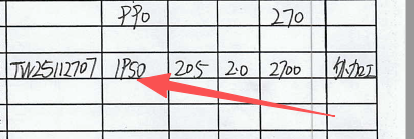
#> input picture 文档/提案/1.png, 414 x 139 px
$ python -i detector.py   (imports and definitions only)
#> lines starting #> are read from the running program, lines starting #| are printed output that depends on the picture; after the words box and inside, x2 and y2 are one past the last pixel; in counts of white or black regions, pixels touching at a corner belong together
#> further down, picture is the input picture: shape (139, 414, 3); mean B, G, R 218.8, 218.3, 219.2
"""单据检测：在可能包含多份单据的扫描页面中定位各个单据。

支持两种模式：
1. YOLO 微调模型（精确，需要训练数据）
2. 基于轮廓的启发式检测（回退方案，从合并扫描中分割多个文档矩形区域）
"""

from __future__ import annotations

from pathlib import Path
from typing import List

import cv2
import numpy as np
from loguru import logger

from app.schemas import BoundingBox

# 单据区域占页面面积的最小比例（低于此值视为噪声/空白）
_MIN_AREA_RATIO = 0.03
# 单据区域占页面面积的最大比例（高于此值说明是整页，不算独立区域）
_MAX_AREA_RATIO = 0.95
# 单据区域的最小宽高（像素），过小的矩形通常是表格线或文字块
_MIN_DIMENSION_PX = 200
# 非极大值抑制 IoU 阈值
_NMS_IOU_THRESHOLD = 0.3


class DocumentDetector:
    """在扫描页面图像中检测单份单据。

    优先使用 YOLO 微调模型；无模型时回退到基于轮廓的启发式检测，
    从合并扫描中分割多个文档矩形区域。
    """

    def __init__(self, model_path: str | Path | None = None, confidence: float = 0.5):
        self.confidence = confidence
        self.model = None

        if model_path and Path(model_path).exists():
            try:
                from ultralytics import YOLO
                self.model = YOLO(str(model_path))
                logger.info(f"已加载 YOLO 模型: {model_path}")
            except Exception as e:
                logger.warning(f"加载 YOLO 模型失败: {e}，将使用轮廓检测回退方案")
        else:
            logger.info("未找到 YOLO 模型，将使用基于轮廓的启发式检测")

    # ------------------------------------------------------------------
    # 公开 API
    # ------------------------------------------------------------------

    def detect(self, image: np.ndarray) -> List[BoundingBox]:
        """返回图像中每份检测到的单据的边界框。"""
        if self.model is not None:
            return self._detect_yolo(image)
        return self._detect_contour_fallback(image)

    @staticmethod
    def crop_documents(
            image: np.ndarray, boxes: List[BoundingBox], padding: int = 10
    ) -> List[np.ndarray]:
        """从图像中裁切检测到的区域。"""
        h, w = image.shape[:2]
        crops: List[np.ndarray] = []
        for box in boxes:
            x1 = max(0, int(box.x1) - padding)
            y1 = max(0, int(box.y1) - padding)
            x2 = min(w, int(box.x2) + padding)
            y2 = min(h, int(box.y2) + padding)
            crops.append(image[y1:y2, x1:x2])
        return crops

    # ------------------------------------------------------------------
    # YOLO 检测
    # ------------------------------------------------------------------

    def _detect_yolo(self, image: np.ndarray) -> List[BoundingBox]:
        results = self.model(image, conf=self.confidence, verbose=False)
        boxes: List[BoundingBox] = []
        for result in results:
            for box_data in result.boxes:
                xyxy = box_data.xyxy[0].cpu().numpy()
                conf = float(box_data.conf[0])
                boxes.append(BoundingBox(
                    x1=float(xyxy[0]), y1=float(xyxy[1]),
                    x2=float(xyxy[2]), y2=float(xyxy[3]),
                    confidence=conf,
                ))
        logger.info(f"YOLO 检测到 {len(boxes)} 个单据区域")
        return boxes

    # ------------------------------------------------------------------
    # 回退：基于轮廓的多单据检测
    # ------------------------------------------------------------------

    @staticmethod
    def _detect_contour_fallback(image: np.ndarray) -> List[BoundingBox]:
        """基于轮廓的启发式检测：从合并扫描中分割多个文档区域。

        处理流程：
        1. 灰度化 → 自适应阈值 → 形态学闭运算（连接近邻元素）
        2. 查找外轮廓 → 取最小外接矩形
        3. 过滤过小/过大的区域
        4. 非极大值抑制去除重叠框
        5. 如果只检测到 0 或 1 个区域，则返回整页（让 VLM 自行判断）

        适用场景：
        - SKEN 合并扫描（一页包含 2-4 张不同单据）
        - 拍照/扫描时多张纸在一个画面中

        已知局限：
        - 当单据之间无明显间隙时可能无法分割
        - YOLO 微调后可提供更精确的分割
        """
        img_h, img_w = image.shape[:2]
#> img_h = 139; img_w = 414
        page_area = float(img_h * img_w)
#> page_area = 57546

        # 1. 灰度化 + 自适应阈值
        gray = cv2.cvtColor(image, cv2.COLOR_BGR2GRAY)
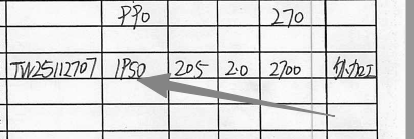
#> gray: shape (139, 414); min 0, max 255, mean 218.7
        binary = cv2.adaptiveThreshold(
            gray, 255, cv2.ADAPTIVE_THRESH_GAUSSIAN_C,
            cv2.THRESH_BINARY_INV, 51, 10,
        )
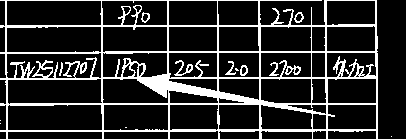
#> binary: shape (139, 414); 18.5% white; 14 white regions (5 under 20 px), largest, box (x1, y1, x2, y2) and area: (0, 0, 378, 139) 9171, (406, 0, 414, 139) 1112, (174, 60, 193, 76) 103

        # 2. 形态学闭运算：连接近邻的文字/表格线，形成文档区域块
        kernel_size = max(img_w // 30, 15)
#> kernel_size = 15
        kernel = cv2.getStructuringElement(
            cv2.MORPH_RECT, (kernel_size, kernel_size)
        )
        closed = cv2.morphologyEx(binary, cv2.MORPH_CLOSE, kernel, iterations=2)
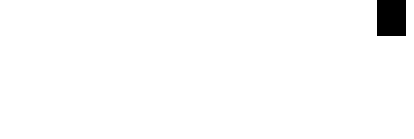
#> closed: shape (139, 414); 98.2% white; 1 black region, box (x1, y1, x2, y2) and area: (377, 0, 406, 36) 1044

        # 3. 再膨胀一次，合并相近的区域
        dilate_kernel = cv2.getStructuringElement(
            cv2.MORPH_RECT, (kernel_size // 2, kernel_size // 2)
        )
        dilated = cv2.dilate(closed, dilate_kernel, iterations=1)
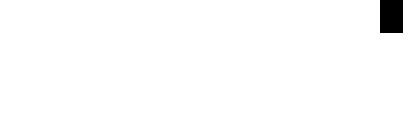
#> dilated: shape (139, 414); 98.7% white; 1 black region

        # 4. 查找外轮廓
        contours, _ = cv2.findContours(
            dilated, cv2.RETR_EXTERNAL, cv2.CHAIN_APPROX_SIMPLE
        )
#> contours = 1 contour; box (x1, y1, x2, y2) and area: (0, 0, 414, 139) 56203

        # 5. 提取候选边界框并过滤
        candidates: List[BoundingBox] = []
        for contour in contours:
            x, y, w, h = cv2.boundingRect(contour)
            area = float(w * h)
            area_ratio = area / page_area

            # 过滤过小的区域（噪声、单行文字等）
            if area_ratio < _MIN_AREA_RATIO:
                continue
            # 过滤过大的区域（接近整页，无意义）
            if area_ratio > _MAX_AREA_RATIO:
                continue
            # 过滤过窄/过矮的区域
            if w < _MIN_DIMENSION_PX or h < _MIN_DIMENSION_PX:
                continue

            candidates.append(BoundingBox(
                x1=float(x), y1=float(y),
                x2=float(x + w), y2=float(y + h),
                confidence=0.8,
            ))
#> this loop made 1 pass
#> (x, y, w, h, area, area_ratio) on pass 1: (0, 0, 414, 139, 57546, 1)
#> after the loop, candidates = []

        # 6. 按面积降序排列 + 非极大值抑制
        candidates.sort(key=lambda b: (b.x2 - b.x1) * (b.y2 - b.y1), reverse=True)
        boxes = _nms(candidates, _NMS_IOU_THRESHOLD)

        # 7. 按从上到下、从左到右排序（阅读顺序）
        boxes.sort(key=lambda b: (b.y1, b.x1))

        if len(boxes) >= 2:
            logger.info(f"轮廓检测: 在合并扫描中发现 {len(boxes)} 个文档区域")
            return boxes

        # 只检测到 0 或 1 个区域 → 返回整页，让 VLM 自行理解
        full_page = BoundingBox(
            x1=0, y1=0, x2=float(img_w), y2=float(img_h), confidence=1.0,
        )
        logger.info(
            f"轮廓检测: 发现 {len(boxes)} 个候选区域，"
            "不足以确认为多单据页面，返回整页"
        )
        return [full_page]


def _iou(a: BoundingBox, b: BoundingBox) -> float:
    """计算两个边界框的 IoU（交并比）。"""
    inter_x1 = max(a.x1, b.x1)
    inter_y1 = max(a.y1, b.y1)
    inter_x2 = min(a.x2, b.x2)
    inter_y2 = min(a.y2, b.y2)
    inter_area = max(0.0, inter_x2 - inter_x1) * max(0.0, inter_y2 - inter_y1)
    area_a = (a.x2 - a.x1) * (a.y2 - a.y1)
    area_b = (b.x2 - b.x1) * (b.y2 - b.y1)
    union = area_a + area_b - inter_area
    return inter_area / union if union > 0 else 0.0


def _nms(boxes: List[BoundingBox], iou_threshold: float) -> List[BoundingBox]:
    """简单的非极大值抑制。"""
#> called with iou_threshold = 0.3
    keep: List[BoundingBox] = []
    for box in boxes:
        suppressed = False
        for kept in keep:
            if _iou(box, kept) > iou_threshold:
                suppressed = True
                break
        if not suppressed:
            keep.append(box)
#> this loop made 0 passes
#> after the loop, keep = []
    return keep

>>> import cv2
>>> picture = cv2.imread('../../../文档/提案/1.png')
>>> result = DocumentDetector().detect(picture)
#> (the run stopped early here; a loop or call above may not have finished)

$ run again, on 文档/提案/3.png
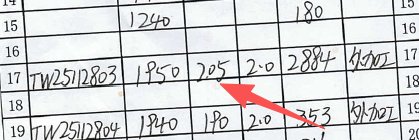
#> input picture 文档/提案/3.png, 419 x 140 px
#> picture is the input picture: shape (140, 419, 3); mean B, G, R 214.7, 214, 213.7
#> in _detect_contour_fallback, `binary = cv2.adaptiveThreshold( gray, 255, cv2.ADAPTIVE_THRESH_GAUSSIA..`:
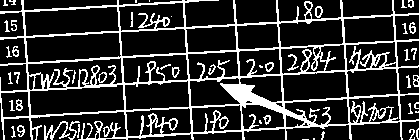
#> binary: shape (140, 419); 20.1% white in thin lines or dots
#> closed: shape (140, 419); 96% white; 3 black regions, box (x1, y1, x2, y2) and area: (236, 0, 276, 22) 877, (352, 124, 400, 140) 756, (343, 0, 391, 15) 720
#> in _detect_contour_fallback, `dilated = cv2.dilate(closed, dilate_kernel, iterations=1)`:
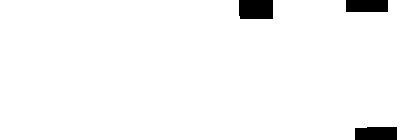
#> dilated: shape (140, 419); 97.1% white; 3 black regions
#> contours = 1 contour; box (x1, y1, x2, y2) and area: (0, 0, 419, 140) 56381
#> the loop in _detect_contour_fallback, `for contour in contours:` made 1 pass
#> (x, y, w, h, area, area_ratio) on pass 1: (0, 0, 419, 140, 58660, 1)
#> after the loop in _detect_contour_fallback, `for contour in contours:`: candidates = []

$ run again, on 文档/提案/4.png
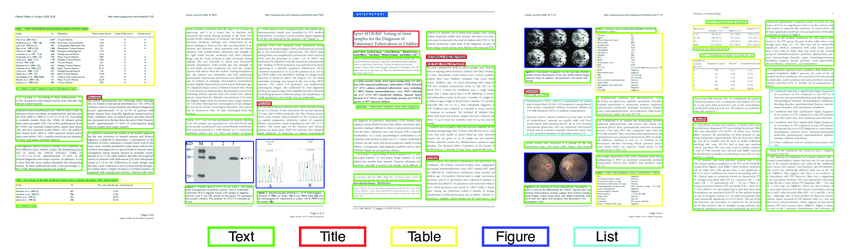
#> input picture 文档/提案/4.png, 850 x 249 px
#> picture is the input picture: shape (249, 850, 3); mean B, G, R 225.6, 238.2, 229
#> in _detect_contour_fallback, `binary = cv2.adaptiveThreshold( gray, 255, cv2.ADAPTIVE_THRESH_GAUSSIA..`:
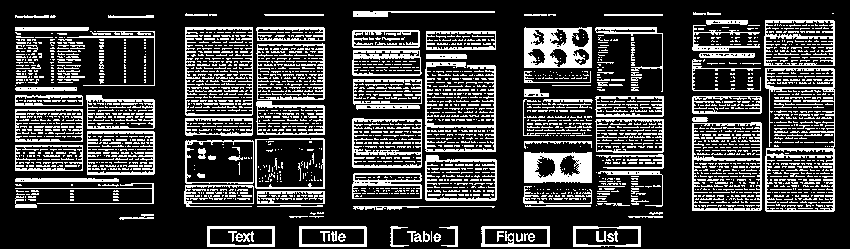
#> binary: shape (249, 850); 23.4% white in thin lines or dots
#> closed: shape (249, 850); 93% white; 2 black regions, box (x1, y1, x2, y2) and area: (0, 206, 209, 249) 7507, (643, 213, 850, 249) 7216
#> in _detect_contour_fallback, `dilated = cv2.dilate(closed, dilate_kernel, iterations=1)`:
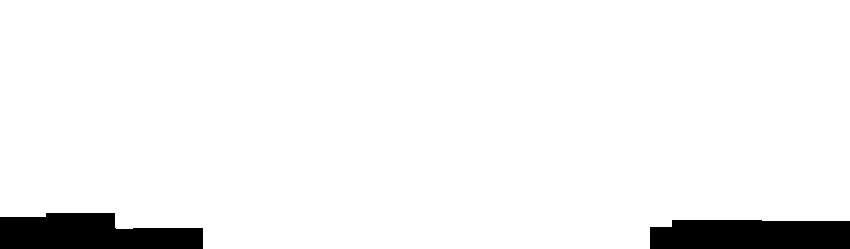
#> dilated: shape (249, 850); 94.6% white; 2 black regions
#> contours = 1 contour; box (x1, y1, x2, y2) and area: (0, 0, 850, 249) 199205
#> the loop in _detect_contour_fallback, `for contour in contours:` made 1 pass
#> (x, y, w, h, area, area_ratio) on pass 1: (0, 0, 850, 249, 211650, 1)
#> after the loop in _detect_contour_fallback, `for contour in contours:`: candidates = []
